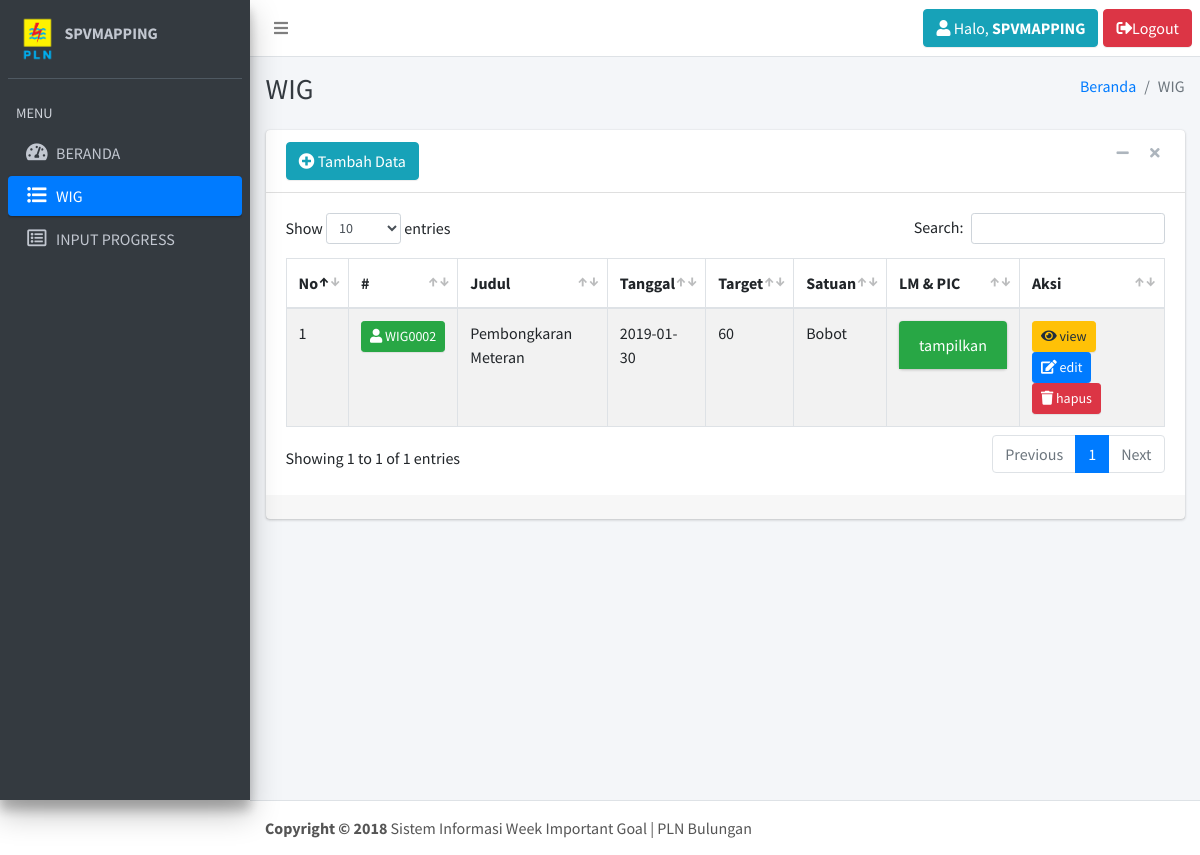
The app's page /index.php?page=wig (signed in), older data.
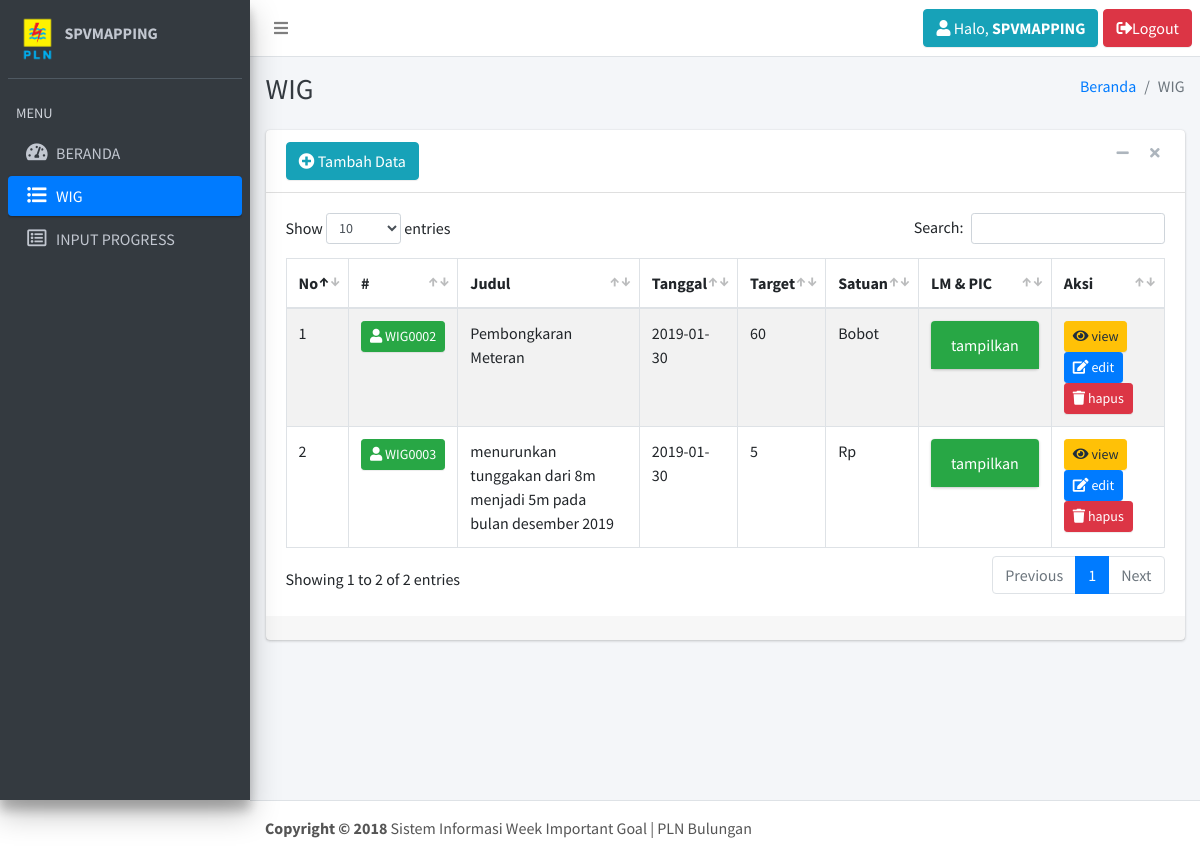
The same page, newer data.
### tables this page shows
CREATE TABLE `tbl_wig` (
  `id_wig` varchar(15) NOT NULL,
  `username` varchar(30) NOT NULL,
  `judul` text NOT NULL,
  `tanggal` date NOT NULL,
  `target` int(10) NOT NULL,
  `satuan` varchar(25) NOT NULL
);

### page/wig/wig.php (the view, shortened to what the changed rows need)
<div class="content-wrapper">
    <div class="content-header">
        <div class="container-fluid">
            <div class="row mb-2">
                <div class="col-sm-6">
                    <h1 class="m-0 text-dark">WIG</h1>
                </div>
                <div class="col-sm-6">
                    <ol class="breadcrumb float-sm-right">
                        <li class="breadcrumb-item"><a href="?page=beranda">Beranda</a></li>
                        <li class="breadcrumb-item active">WIG</li>
                    </ol>
                </div>
            </div>
        </div>
    </div>
    <div class="content">
        <div class="container-fluid">
            <div class="row">
                <div class="col-md-12">
                    <div class="card card-default">
                        <div class="card-header">
                            <?php if ($page == 'wig') { ?>
                                <a href="?page=wigtambah" class="btn btn-info"><i class="fas fa-plus-circle"></i> Tambah Data</a>
                            <?php } else { ?>
                                <h4>INPUT PROGRESS WIG</h4>
                            <?php } ?>
                            <div class="card-tools">
                                <button type="button" class="btn btn-tool" data-widget="collapse"><i class="fa fa-minus"></i></button>
                                <button type="button" class="btn btn-tool" data-widget="remove"><i class="fa fa-remove"></i></button>
                            </div>
                        </div>
                        <div class="card-body">
                            <div class="row">
                                <div class="table-responsive">
                                    <table id="example1" class="table table-bordered table-striped">
                                        <thead>
                                            <tr>
                                                <th>No</th>
                                                <th>#</th>
                                                <th>Judul</th>
                                                <th>Tanggal</th>
                                                <?php if ($page == 'wig') { ?>
                                                <th>Target</th>
                                                <th>Satuan</th>
                                                <th>LM & PIC</th>
                                                <?php } ?>
                                                <th><?= ($page == 'wig') ? "Aksi" : "Input Progress" ?></th>
                                            </tr>
                                        </thead>
                                        <tbody>
                                            <?php
                                            $no = 1;
                                            $sql = mysqli_query($conn,"SELECT * FROM tbl_wig WHERE username='$userdata[username]'") or die (mysqli_error($conn));
                                            while($data = mysqli_fetch_array($sql)){ ?>
                                                <tr>
                                                    <td><?= $no ?></td>
                                                    <td><a class="btn btn-success btn-sm" href="#"><i class="fas fa-user"></i> <?= $data['id_wig'] ?></a></td>
                                                    <td><?= $data['judul'] ?></td>
                                                    <td><?= $data['tanggal'] ?></td>
                                                    <?php if ($page == 'wig') { ?>
                                                    <td><?= $data['target'] ?></td>
                                                    <td><?= $data['satuan'] ?></td>
                                                    <td>
                                                    <div class="card card-success">
                                                        <div class="card-header">
                                                            <a data-toggle="collapse" data-parent="#accordion" href="#collapse_<?= $data['id_wig']?>" class="collapsed" aria-expanded="false">
                                                            tampilkan
                                                            </a>
                                                        </div>
                                                        <div id="collapse_<?= $data['id_wig']?>" class="panel-collapse in collapse" style="">
                                                        <div class="card-body">
                                                            <?= GetLM($data['id_wig']) ?>
                                                        </div>
                                                        </div>
                                                    </div>
                                                    </td>
                                                    <?php } ?>
                                                    <td>
                                                        <?php if ($page == 'wig') { ?>
                                                        <a class="btn btn-warning btn-sm" href="?page=wigview&id=<?php echo $data['id_wig']; ?>"><i class="fas fa-eye"></i> view</a>
                                                        <a class="btn btn-primary btn-sm" href="?page=wigedit&id=<?php echo $data['id_wig']; ?>"><i class="fas fa-edit"></i> edit</a>
                                                        <a class="btn btn-danger btn-sm" href="?page=wighapus&id=<?php echo $data['id_wig']; ?>"><i class="fas fa-trash"></i> hapus</a>
                                                        <?php } ?>
                                                    </td>
                                                </tr>
                                            <?php $no++; } ?>
                                </div>
                            </div>
                        </div>
                        <div class="card-footer">
                        </div>
                    </div>
                </div>
            </div>
        </div>
  <footer class="main-footer">
    <strong>Copyright &copy; 2018</strong> Sistem Informasi Week Important Goal | PLN Bulungan
  </footer>

Row changes from the older to the newer data that the page shows:
added tbl_wig: id_wig "WIG0003", judul "menurunkan tunggakan dari 8m menjadi 5m pada bulan desember 2019", tanggal "2019-01-30", target "5", satuan "Rp"
Text that changed along with them:
text written by a page script: "Show entries Search: Showing 1 to 1 of 1 entries Previous 1 Next" → "Show entries Search: Showing 1 to 2 of 2 entries Previous 1 Next"
